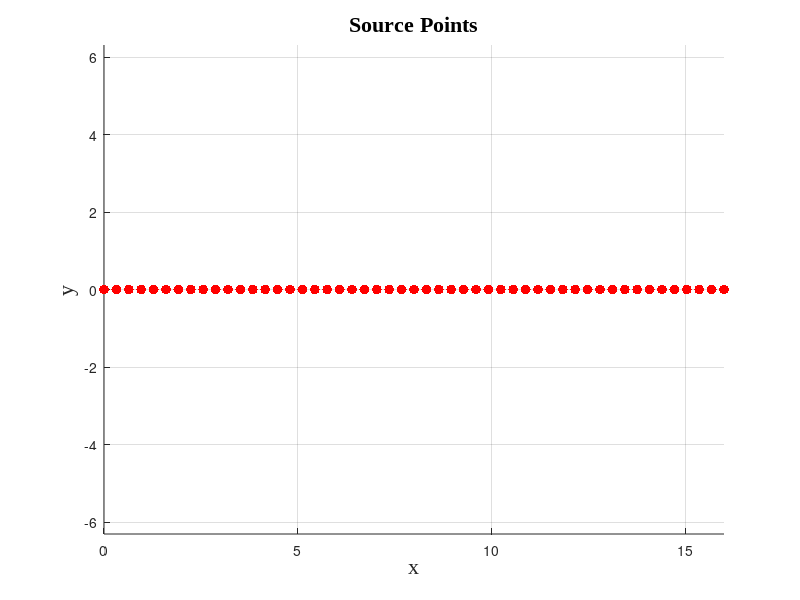
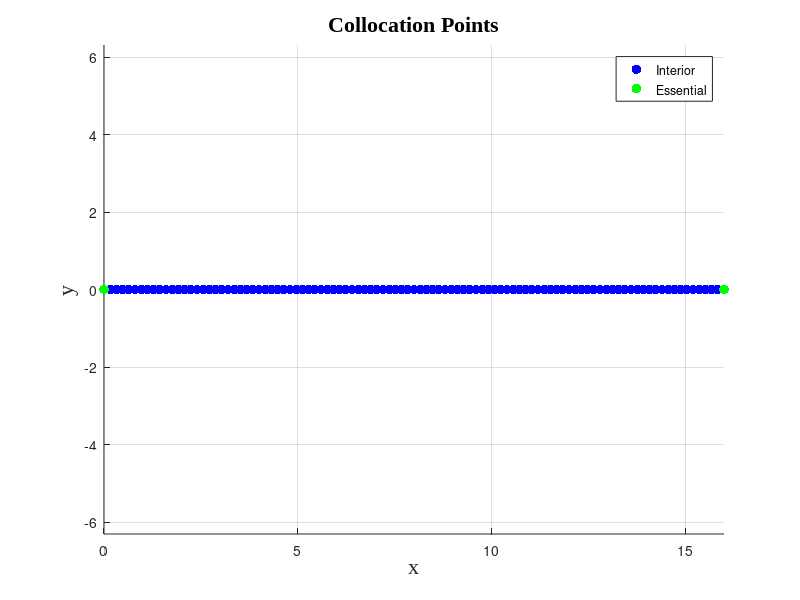

Source code (MATLAB) for these figures, in order: (Note: this script raises an error after producing the figures.)
clc
close all

%===============================================
% SOLVING THE 1D WAVE EQUATION USING RKCM
%===============================================

% Input Parameters 
yes = 1; % if yes = 1, figures are printed
yes2 = 2; % if yes2 = 1, movie plot runs

marker_size = 50;

L = 16;
rho = 1; % Density
E = 1; % youngs modulus 
c = sqrt(E/rho); % 
k = (5*pi)/L; % k = (n*pi)/L, taking n = 5
w = k*c; % Angular frequency
dt = 0.2;
T = 6; % Total time for the full solution
T_red = 6; % Total time for the reduced solution

% NOTE: Last plot works only if T = T_red

%Domain
xdim1=0;
xdim2=L;

% No. of Source and Collocation points
Source_pts = 51;
Coll_pts = (Source_pts*2)-1;
basis = 2; 

% Nodal distance of Source and Collocation points
DX_source = (xdim2-xdim1)/(Source_pts-1);
DX_coll = (xdim2-xdim1)/(Coll_pts-1);

%---------------------------------------------------------------------
%--------------------SOURCE POINTS------------------------------------
%---------------------------------------------------------------------
% Nodal distance of source points
dx = DX_source;

% Constructing the nodes in the x direction
x_s = xdim1:dx:xdim2; % Row vector
NS = transpose(x_s);  % Column % Source points matrix

%---------------------------------------------------------------------
%--------------------COLLOCATION POINTS-------------------------------
%---------------------------------------------------------------------
% Nodal distance of collocation points
dx_c = DX_coll;

%----------------------
% Constructing the nodes in the x direction
x_c = xdim1:dx_c:xdim2;
N_total = transpose(x_c);   % Total Collocation points    

%----------------------
% Constructing the INTERIOR COLLOCATION POINTS NI_c
NI_c = N_total(2:length(x_c)-1);

%----------------------
%Constructing Nodes on the Essential Boundary
% In 1D there are 2 boundary points and both are EBC's for this problem
NEB = zeros(2,1);
NEB(1)=xdim1;
NEB(2)=xdim2;

%----------------------
% FORMING THE COLLOCATION POINTS MATRIX AND PLOTTING
NC = [NI_c;NEB];
% NC Places the Collocation points in order - first the interior points
% then the points on the EB


%----------------------
% Printing and figures
%----------------------

fprintf('No. of NS = %d \n',length(x_s));
fprintf('No. of NC = %d\n',length(x_c));
fprintf('No. of NI_C = %d\n',length(NI_c));
fprintf('No. of EB = %d \n',length(NEB));

if yes == 1
figure(1); hold on %Source points
y_s = zeros(length(x_s),1);
scatter(NS(:),y_s,marker_size,'r','filled')   
% Here the 0 is the y-value for the 2D plot
xlabel('x','FontSize',16,'FontName','TimesNewRoman')
ylabel('y','FontSize',16,'FontName','TimesNewRoman')
title('Source Points','FontSize',16,'FontName','TimesNewRoman')
axis equal
grid('on')
hold off

figure(2)
hold on 
%Collocation points figure
legd  = zeros(1,2); % for Legend 
int_4 =1; 
for int_1 = 1:length(NI_c)
    legd(int_4)=scatter(NI_c(int_1,1),0,marker_size,'b','filled');
end
int_4 = int_4 + 1;
for int_1 = 1:length(NEB)
    legd(int_4) = scatter(NEB(int_1,1),0,marker_size,'g','filled') ;
end
xlabel('x','FontSize',16,'FontName','TimesNewRoman')
ylabel('y','FontSize',16,'FontName','TimesNewRoman')
title('Collocation Points','FontSize',16,'FontName','TimesNewRoman')
axis equal
grid('on')
legend(legd,{'Interior','Essential'})
hold off
end

%=========================================================
%PARAMETERS

% No. of source points and total number of collocation points
no_NS = size(NS,1);
no_NC = size(NC,1);

h =(xdim2-xdim1)/(no_NS-1);
ss = (basis+1)*h; % Support size for the RK SF

NSt = transpose(NS);% to be consistent with the dimensions of P in the function

sigg = max(rho,dt^2*no_NS^2);
sq_betag = (1/no_NS)*sigg;  % Weight for the essential boundary

%==========================================================
% Initial conditions
%==========================================================
% Computing d0 and d1

d0 = zeros(no_NS,1); % Since u(x,0) = 0

%---------------------------------------
% Calculating Initial velocity at the collocation points
vo = zeros(no_NC,1);
for int1 = 1:length(vo)
    xc = NC(int1);
    vo(int1) = w*sin(k*xc);
end
%---------------------------------------

H = zeros(no_NC,no_NS); 
int_row = 1; 

for count9 = 1:length(NC) %defines row
    x = NC(count9); % Collocation point
    % Getting the nodes in the support of x for constructing the moment
    % matrix
    [P] = required_nodes(x,NSt,ss);
    [SI] = SF_1D(x,NS,basis,P,ss);
    % Evaluating SI at 'x' at all the NS points
    
    H(int_row,:) = SI(:);    
    int_row = int_row + 1;
end
%---------------------------------------
d1 = H\(dt*vo+H*d0);

%==========================================================
% Constructing M, A1, A3 Matrices which remain the same and are independent
% of time
% A1 corresponds to the points satisfying the domain equation
% A3 corresponds to the points satisfying the EBC

%---------------------------------------
M = zeros(length(NI_c),no_NS);
int_row = 1; 

for count9 = 1:length(NI_c) %defines row
    
    x = NI_c(count9); % Collocation point    
    [P] = required_nodes(x,NSt,ss);
    [SI] = SF_1D(x,NS,basis,P,ss); 
    
    M(int_row,:) = SI(:);    
    int_row = int_row + 1;
end
M = rho*M;

%---------------------------------------
A1 = zeros(length(NI_c), no_NS);
int_row = 1; % Row counter for A1

for int_1 = 1:length(NI_c) 
    
    x = NI_c(int_1);    % Collocation point    
    [P] = required_nodes(x,NSt,ss);
    [SIxx] = DSF_xx(x,NS,basis,P,ss);
    
    A1(int_row,:) = SIxx(:);    
    int_row = int_row+1;
end

%------------------------------------------------------------------------
% Essential boundary points

A3 = zeros(length(NEB), no_NS);

int_row = 1; % Row counter for A3

for int_1 = 1:length(NEB)    
    
    x = NEB(int_1);  % Collocation point     
    [P] = required_nodes(x,NSt,ss);
    [SI] = SF_1D(x,NS,basis,P,ss);
    SI = sq_betag *SI;
    
    A3(int_row,:) = SI(:);
    int_row = int_row+1;
end

%===============================================================
% ======================= Time Update===========================
%===============================================================

%---------------------
% FOR PLOTS:
%---------------------
% For finding the solution at x=L/2 we need phi vector
xmid = L/2;
[P] = required_nodes(xmid,NSt,ss);
[phi] = SF_1D(xmid,NS,basis,P,ss);

%---------------------
% For finding the solution at a set of points x_plot
x_plot = xdim1:0.25:xdim2;
phi_all = zeros(length(x_plot),no_NS);

int_row = 1; 

for count9=1:length(x_plot) %defines row
    x = x_plot(count9); % Collocation point    
    [P] = required_nodes(x,NSt,ss);
    [SI] = SF_1D(x,NS,basis,P,ss);
    
    phi_all(int_row,:) = SI(:);
    int_row = int_row + 1;
end

%---------------------
% FOR ERROR
%---------------------
% For finding the RMS error at a set of points xE
xE = xdim1:0.01:xdim2;
phi_ERR = zeros(length(xE),no_NS);

int_row = 1;

for count9 = 1:length(xE) %defines row
    x = xE(count9); % Collocation point    
    [P] = required_nodes(x,NSt,ss);
    [SI] = SF_1D(x,NS,basis,P,ss);
    
    phi_ERR(int_row,:) = SI(:);
    int_row = int_row + 1;
end



%--------------------------------------------------
% Time steps
%-------------------------------------------------- 
t =  0:dt:T;
len_t = length(t);

%-------------------------------------------------- 
% For finding the solution at x=L/2
%-------------------------------------------------- 
umid = zeros(len_t,1); % u at x = L/2
time = zeros(len_t,1);
% Finding the values of u in the first 2 time steps
% from the given IC's
umid(1) = phi*d0; 
umid(2) = phi*d1; 
time(1) = 0; 
time(2) = dt; 

%--------------------------------------------------
% Snapshot matrix
%-------------------------------------------------- 
% Number of snapshots, M_snaps; also M_snaps is same as = length(t)
M_snaps = length(2*dt:dt:T) +2; % +2 is for the IC's
fprintf('No. of Snapshots = %d\n',M_snaps)

% Snapshot or Response matrix
S = zeros(no_NS,M_snaps); 
S(:,1) = d0;
S(:,2) = d1;

%--------------------------------------------------

integer = 3; % Column number for arranging the snapshot matrix
timestep = 1; % Time step counter

T_COUNT = zeros(len_t,1);
T_COUNT(2) = dt;
%T_COUNT(1) = 0;

% Collecting the solution at all points at different times
u_plot_all_T = zeros(length(x_plot),M_snaps);
% Initial conditions
u_plot_all_T(:,1) = phi_all*d0;
u_plot_all_T(:,2) = phi_all*d1;

% Error anlysis
% Saving the solution at xE points in every time step
u_ERR_full = zeros(length(xE),M_snaps);
% Initial conditions
u_ERR_full(:,1) = phi_ERR*d0;
u_ERR_full(:,2) = phi_ERR*d1;

%------------
% Timer 
%------------
tic;

for t_count = (2*dt):dt:T
    
    T_COUNT(integer) = t_count; % Getting all the time step values in a vector
    
    % Starting from 0.5, if time step is 0.25, since:
    % t=0, d0
    % t=0.25, d1
    
    if timestep==1 % That is only for the first step
        dn_minus_1 = d0;
        dn = d1;
    else
        dn_minus_1 = dn;
        dn = dn_plus_1;  
    end
    
    % Calculating b1 and b3    
    b1 = 2*M*dn - M*dn_minus_1 + dt^2*c^2*A1*dn;
    b3 = zeros(length(NEB),1)*sq_betag; % u=0 on EB
    
    %-----------------------------------------------
    % Finding dn_plus_1
    A = [M;A3];
    F = [b1;b3];
    
    dn_plus_1 = A\F;    
   
    %--------------------------------------------------    
    % Finding the solution at x = L/2 
    % This is for plotting the u at x = L/2 at different times

    umid(integer) = phi*dn_plus_1;
    time(integer) = t_count;
    
    %-------------------------------------------------- 
    % Snapshot matrix
    S(:,integer) = dn_plus_1;

    %--------------------------------------------------
    % Finding the solution at all points when T = 6
    if timestep==M_snaps-2
        u_T = phi_all * dn_plus_1;
    end
    
    %--------------------------------------------------
    % Plotting the solution at all time steps
    u_plot_all_T(:,integer) = phi_all * dn_plus_1; 
    
    %--------------------------------------------------
    % For error analysis
    u_ERR_full(:,integer) = phi_ERR * dn_plus_1; 

    %-----------------------------------------------
    
    integer = integer + 1;
    timestep = timestep + 1;
    
end

timer_full= toc;

%--------------------------------------------------
% EXACT SOLUTION at x = L/2
uex = zeros(len_t,1);
for int1 = 1:length(uex)
    tt = time(int1);    
    uex(int1) = sin(w*tt)*sin(k*xmid);
end

% EXACT SOLUTION For u(x) at time T
uex_T = zeros(length(x_plot),1);

for int1 = 1:length(x_plot)
    x_T = x_plot(int1);
    uex_T(int1) = sin(w*T)*sin(k*x_T);
end

%--------------------------------------------------
% if yes == 1
% figure(3)
% plot(time,uex,'r',time,umid,'b--','LineWidth',2.5)
% xlabel('time','FontSize',14,'FontName','TimesNewRoman')
% ylabel('u at x = L/2','FontSize',14,'FontName','TimesNewRoman')
% legend('Exact','RKCM')
% set(gca,'FontSize',14,'FontName','TimesNewRoman')
% end
    
%=========================================================================
% ==================== REDUCED ORDER MODELING=============================
%=========================================================================

[U,SIG,V] = svd(S); % Here S = U*SIG*V'

% Here sizes are:
% S = nxS ; n = length of the 'd' vector = no_NS in 1D
% U = nxn 
% SIG = nxS
% V_transpose = SxS

%------------------------------------------------

Singularvalues = diag(SIG);
Eigenvalues=(Singularvalues.^2)/M_snaps;

% Printing EV to text file
fileID = fopen('EV.txt','w');
fprintf(fileID,'Eigen Values\n');
for i=1:length(Eigenvalues)    
    fprintf(fileID,'%4.2e \n',Eigenvalues(i)); % Printing in E format
end
fclose(fileID);

%------------------------------------------------
% Taking the first 'r' modes
no_reduced = 1; 
U_red = U(:,1:no_reduced); % Size of the reduced U = nxr

%-------------------------------------------------
% Percentage energy captured by the first mode
Energy = sum(Eigenvalues(1:no_reduced))/sum(Eigenvalues);
%-------------------------------------------------

fprintf('\nsize of U = %d %d \n', size(U))
fprintf('size of SIG = %d %d \n', size(SIG))
fprintf('size of V = %d %d \n', size(V))
fprintf('size of U_red = %d %d \n', size(U_red))
fprintf('Energy in r modes = %f\n', Energy)

%---------------------------------------------------------------
% Solving the problem again using the projection matrix 'U' to find the
% reduced order solution at different times at x = L/2
%--------------------------------------------------  

t_red =  0:dt:T_red;
len_t_red = length(t_red);
umid_red = zeros(len_t_red,1); % u at x = L/2
time_reduced = zeros(len_t_red,1);

% Finding the values of u in the first 2 time steps
% from the given IC's
% umid_red = reduced solution at umid
umid_red(1) = phi*d0; 
umid_red(2) = phi*d1; 
time_reduced(1) = 0; 
time_reduced(2) = dt; 

%--------------------------------------------------
integer = 3;
timestep = 1; % Time step counter

% Collecting the solution at all points at different times
u_plot_all_T_red = zeros(length(x_plot),M_snaps);
% Initial conditions
u_plot_all_T_red(:,1) = phi_all*d0;
u_plot_all_T_red(:,2) = phi_all*d1;


% Error anlysis
% Saving the solution at xE points in every time step
u_ERR_red = zeros(length(xE),M_snaps);
% Initial conditions
u_ERR_red(:,1) = phi_ERR*d0;
u_ERR_red(:,2) = phi_ERR*d1;

%--------------
% Timer 
%--------------
tic;

for t_count = (2*dt):dt:T_red
    % Starting from 0.5 since:
    % t=0, d0
    % t=0.25, d1
    
    if timestep==1 % That is only for the first step
        dn_minus_1 = d0;
        dn = d1;
    else
        dn_minus_1 = dn;
        dn = dn_plus_1_p;  
    end
    
    % Calculating b1 and b3    
    b1 = 2*M*dn - M*dn_minus_1 + dt^2*c^2*A1*dn;
    b3 = zeros(length(NEB),1)*sq_betag; % u=0 on EB
    
    %-----------------------------------------------
    % Petrov Galerkin projection, NC>NS
    %-----------------------------------------------
    % Finding dn_plus_1_reduced
    K = [M;A3];
    F = [b1;b3];
    
    % Reduced model
    K_hat = K*U_red;
    K_hat_T = transpose(K_hat);
    
    dn_plus_1_red = (K_hat_T*K_hat)\(K_hat_T*F);
    dn_plus_1_p = U_red * dn_plus_1_red; % Reduced solution, p-projected   
    
   
%     %-----------------------------------------------
%     % Galerkin projection, NC=NS
%     %-----------------------------------------------
%     % Reduced model
% 
%     dn_plus_1_red = (transpose(U_red)*K*U_red)\(transpose(U_red)*F);
%     dn_plus_1_p = U_red * dn_plus_1_red; % Reduced solution, p-projected
    
    %-----------------------------------------------
    % Finding the solution at all points when time = T
    % If timestep = 29, T = 6
    
    if timestep==len_t_red-2        
        u_T_red = phi_all * dn_plus_1_p;
    end
    
    u_plot_all_T_red(:,integer) = phi_all * dn_plus_1_p;    
        
    %--------------------------------------------------
    % For error analysis
    u_ERR_red(:,integer) = phi_ERR * dn_plus_1_p; 
        
    %-----------------------------------------------
    % Finding the solution at x = L/2    

    umid_red(integer) = phi*dn_plus_1_p;
    time_reduced(integer) = t_count; 
    
    integer = integer + 1;
    timestep = timestep + 1;
end

timer_red = toc;

% Finding the % decrease in time
per_red_time = ((timer_full-timer_red)*100)/timer_full;

%--------------------------------------------------------------------
% % EXACT SOLUTION at x = L/2, increasing the time
uex = zeros(len_t_red,1);
for int1 = 1:length(uex)
    tt = time_reduced(int1);    
    uex(int1) = sin(w*tt)*sin(k*xmid);
end
%--------------------------------------------------------------------

if yes == 1
    
figure(4)
plot(time_reduced,uex,'-k',time,umid,'ok',time_reduced,umid_red,'+k','LineWidth',2,'MarkerSize',10)
xlabel('time t','FontSize',16,'FontName','TimesNewRoman')
ylabel('u(x) at x = L/2','FontSize',16,'FontName','TimesNewRoman')
legend('Analytical','RKCM-Full',sprintf('RKCM-POD: r = %d',no_reduced))
set(gca,'FontSize',16,'FontName','TimesNewRoman')

% %--------------------------------------------------------------------
% % ONLY WORKS WHEN TOTAL TIMES T = T_red
% uuu = abs(umid-umid_red);
% 
% figure(5)
% plot(time,uuu,'-or','LineWidth',2.5)
% xlabel('time','FontSize',14,'FontName','TimesNewRoman')
% ylabel('u-full - u-red','FontSize',14,'FontName','TimesNewRoman')
% title('error: u at x = L/2','FontSize',14,'FontName','TimesNewRoman')

%--------------------------------------------------------------------
RRR = 1:M_snaps;
figure(6)
plot(RRR,Eigenvalues,'-ok','LineWidth',2.5)
xlabel('Mode number','FontSize',16,'FontName','TimesNewRoman')
ylabel('Eigenvalue \lambda','FontSize',16,'FontName','TimesNewRoman')
% title('Decay of Eigenvalues','FontSize',16)
set(gca,'FontSize',16,'FontName', 'TimesNewRoman')

%--------------------------------------------------------------------

figure(7)
plot(x_plot,uex_T,'-k',x_plot,u_T,'ok',x_plot,u_T_red,'+k','LineWidth',2,'MarkerSize',10)
xlabel('x','FontSize',20,'FontName','TimesNewRoman')
ylabel('u(x)','FontSize',20,'FontName','TimesNewRoman')
% title('Solution at T = 6','FontSize',20)
legend('Analytical','RKCM-Full',sprintf('RKCM-POD: r = %d',no_reduced)) 
set(gca,'FontSize',16,'FontName', 'TimesNewRoman')

end

%--------------------------------------------------------------------
fprintf('\nTime full model = %4.4f \n', timer_full)
fprintf('Time reduced model = %4.4f \n', timer_red)
fprintf('Percentage Reduction in time = %4.4f \n',per_red_time)
%--------------------------------------------------------------------

if yes2 == 1
% This plot is for comparing the reduced and the full solution at different
% times and saving figures to make a movie.
int1 = 1;
for ii = 1:size(u_plot_all_T,2)
    plot200 = figure(200);    
    plot(x_plot,u_plot_all_T(:,ii),'+g',x_plot,u_plot_all_T_red(:,ii),'ok','LineWidth',2.5)
    xlabel('x','FontSize',14,'FontName','TimesNewRoman')
    ylabel('u(x)','FontSize',14,'FontName','TimesNewRoman')
    title(sprintf('Solution at T = %4.4f',T_COUNT(int1)),'FontSize',14,'FontName','TimesNewRoman')
    legend('RKCM Full',sprintf('RKCM-POD: r = %d',no_reduced)) 
    xlim([xdim1 xdim2])
    ylim([-1.8 1.8])
    set(gca,'FontSize',16,'FontName', 'TimesNewRoman')
    nam = sprintf('movie snaps both/%d',int1);
    saveas(plot200,nam,'png')
    
    int1 = int1 + 1;
end

end


% ERROR Analysis using RMS 
% ERROR_TS = error in each time step
[error1,ERROR_TS] = func_error(u_ERR_full,u_ERR_red);

fprintf('Error in u, all time steps = %4.3E\n',error1)


% -----------------
fprintf('No. reduced = %d\n',no_reduced)

% no_reduced % of full model
per_red = (no_reduced*100)/no_NS;

fprintf('Percent of full model = %f\n',per_red)









